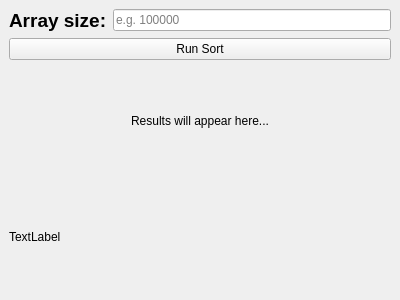
<?xml version="1.0" encoding="UTF-8"?>
<ui version="4.0">
 <class>MainWindow</class>
 <widget class="QMainWindow" name="MainWindow">
  <property name="geometry">
   <rect>
    <x>0</x>
    <y>0</y>
    <width>400</width>
    <height>300</height>
   </rect>
  </property>
  <property name="windowTitle">
   <string>Lab3 OOP - Merge Sort</string>
  </property>
  <widget class="QWidget" name="centralwidget">
   <layout class="QVBoxLayout" name="verticalLayout">
    <item>
     <layout class="QHBoxLayout" name="horizontalLayout">
      <item>
       <widget class="QLabel" name="label">
        <property name="font">
         <font>
          <pointsize>14</pointsize>
          <bold>true</bold>
         </font>
        </property>
        <property name="text">
         <string>Array size:</string>
        </property>
       </widget>
      </item>
      <item>
       <widget class="QLineEdit" name="sizeInput">
        <property name="placeholderText">
         <string>e.g. 100000</string>
        </property>
       </widget>
      </item>
     </layout>
    </item>
    <item>
     <widget class="QPushButton" name="runButton">
      <property name="text">
       <string>Run Sort</string>
      </property>
     </widget>
    </item>
    <item>
     <widget class="QLabel" name="resultLabel">
      <property name="text">
       <string>Results will appear here...</string>
      </property>
      <property name="alignment">
       <set>Qt::AlignmentFlag::AlignCenter</set>
      </property>
     </widget>
    </item>
    <item>
     <widget class="QLabel" name="statusLabel">
      <property name="text">
       <string>TextLabel</string>
      </property>
     </widget>
    </item>
   </layout>
  </widget>
 </widget>
 <resources/>
 <connections/>
</ui>
